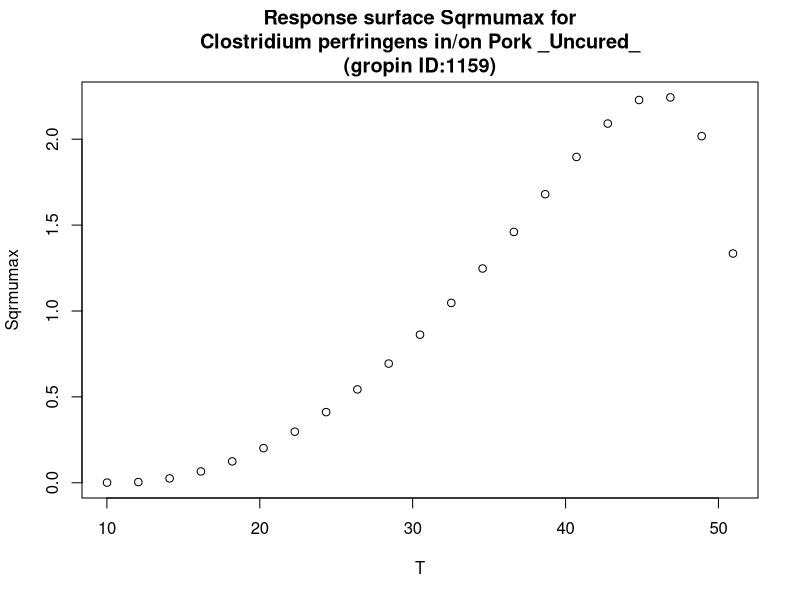

Generate this figure with R:
#############################
# start of Parameter script
#############################
T <- seq(10.01,50.949050949051,length.out=21)
#############################
# end of Parameter script
#############################
############################# 
# start of Model script Gropin ID 1159 
#############################
 
# constant coefficients for this model
 
variables <- data.frame(T)
argumentsPar <- expand.grid(variables)
 
# heart of the model
response_surface <- function(T) {
   mumax <-(0.047^2)*((T-10.69)^2)*(sqrt(1-exp(0.252*(T-52.8))))^2

return(mumax=mumax)
} 

# output parameters
responseSurface <- cbind(argumentsPar,response_surface(argumentsPar['T']))
colnames(responseSurface) <- c(colnames(argumentsPar),'Sqrmumax')
#############################
# End of Model script
#############################
############################# 
# start of Visualisation script Gropin ID 1159 
#############################
plot(T,responseSurface$'Sqrmumax',xlab='T',
                          ylab='Sqrmumax',main='Response surface Sqrmumax for
Clostridium perfringens in/on Pork _Uncured_
(gropin ID:1159)')
#############################
# End of Visualisation script
#############################
